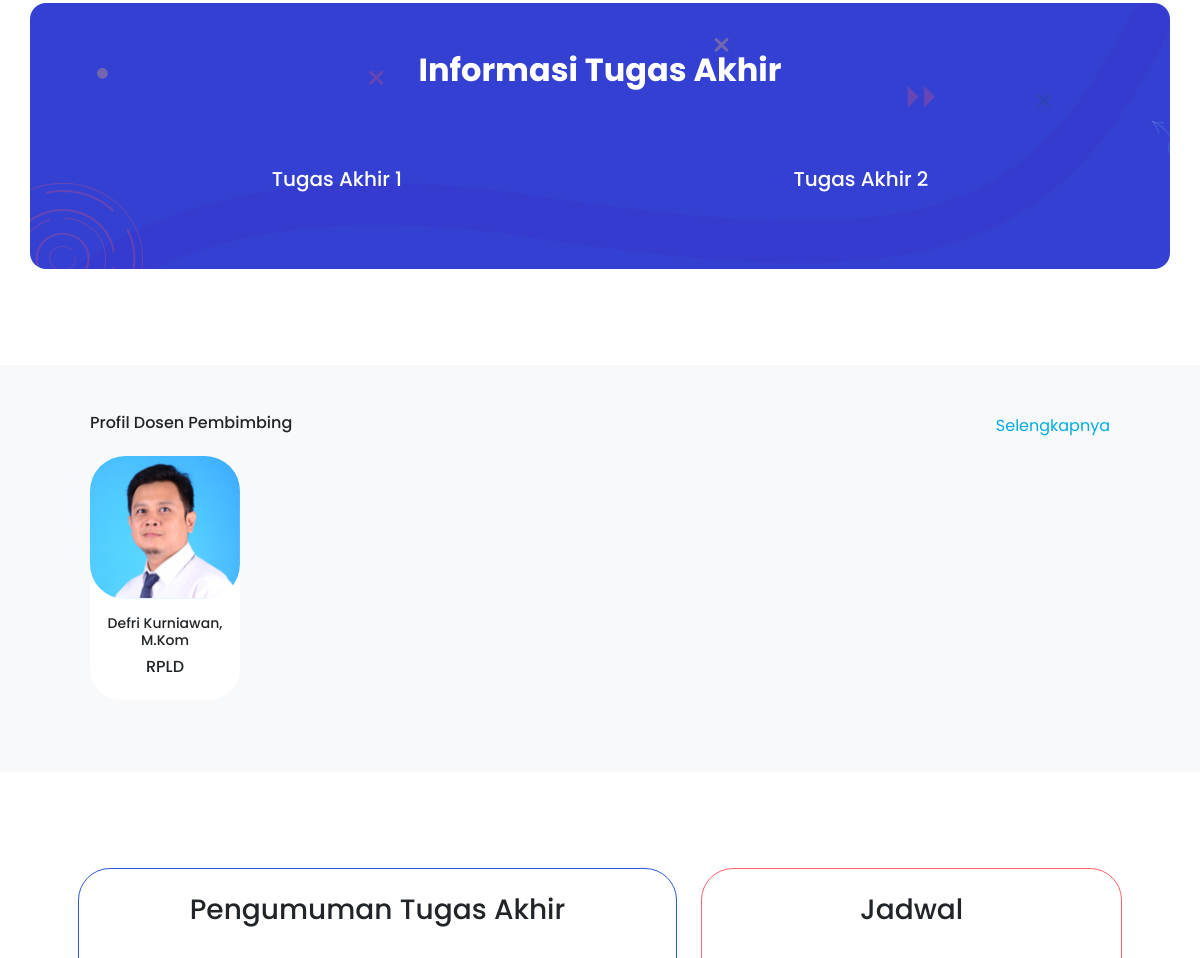
Before: / (middle part) with the older database file.
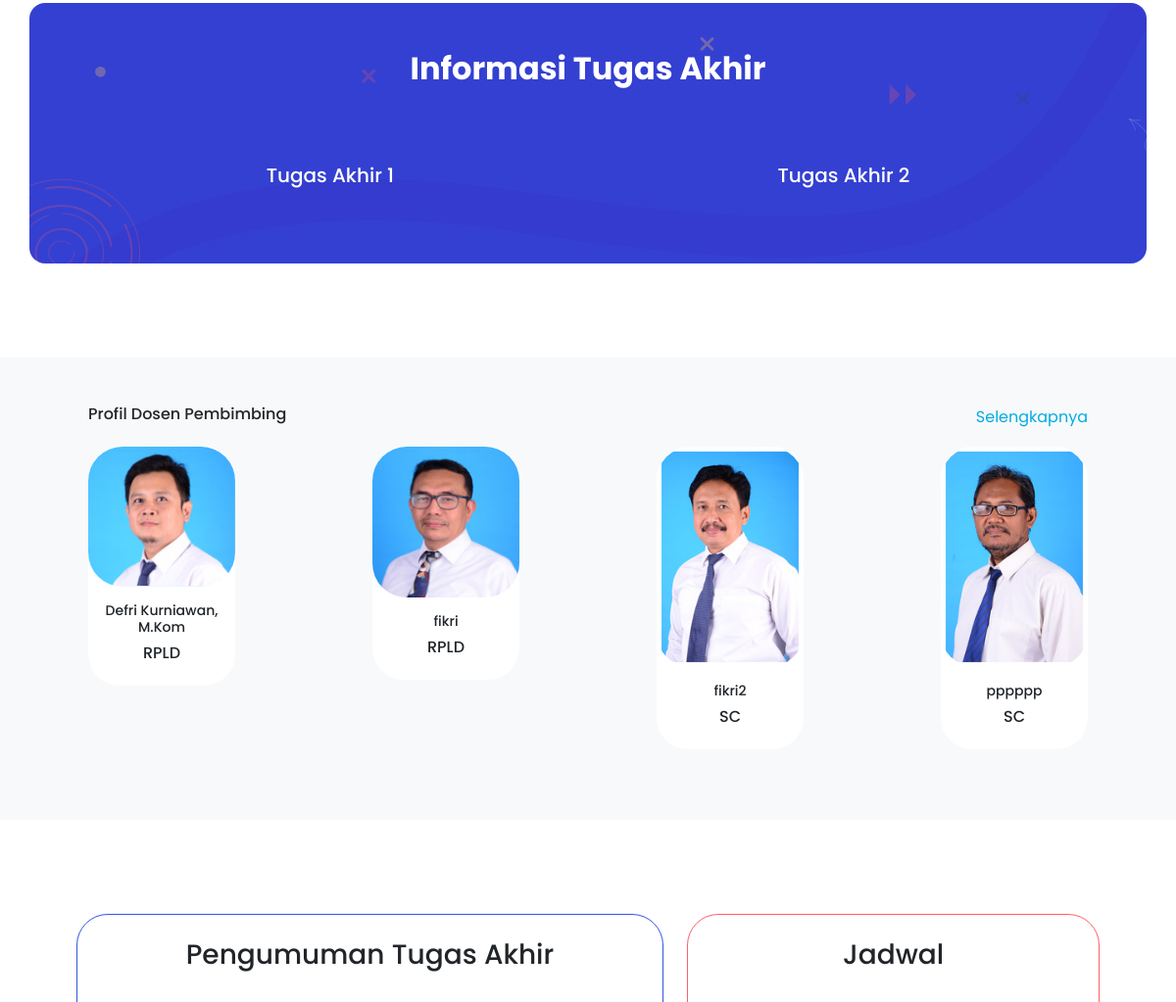
After: the same page with the newer database file.
### tables this page shows
CREATE TABLE `tb_dosbim` (
  `id` int(11) NOT NULL,
  `npp` varchar(128) NOT NULL,
  `nama` varchar(128) NOT NULL,
  `bidang` varchar(128) NOT NULL,
  `gambar` varchar(128) NOT NULL
);

### application/controllers/Dashboard.php (called while the page is built, shortened)
<?php
class Dashboard extends CI_Controller
{
    public function index()
    {
        $data['dosbim'] = $this->model_dosbim->getDosbim();
        $this->load->view('layout/front-header');
        $this->load->view('layout/front-navbar');
        $this->load->view('front-end/index', $data);
        $this->load->view('layout/front-footer');
    }
}

### index.php (called while the page is built, shortened)
<?php
require_once BASEPATH.'core/CodeIgniter.php';

### application/models/model_dosbim.php (called while the page is built, shortened)
<?php
class model_dosbim extends CI_Model
{
    public function getDosbim()
    {
        $query = $this->db->get('tb_dosbim');
        return $query->result();
    }
}

### application/views/front-end/index.php (the view, shortened to what this page needs)
<section class="py-5">
    <div class="container px-5 rounded-4" style="background-image: url('<?php echo base_url() ?>assets/front-end/assets/images/info.svg'); background-size: cover;" data-aos="fade-up" data-aos-duration="2000" data-aos-delay="100">
        <div class="row ">
            <div class="col-lg-12 ">
                <div class="text-center my-5">
                    <h2 class="display-7 fw-bolder mb-5 "><span class="text-white d-inline ">Informasi Tugas
                            Akhir</span></h2>
                    <div class="d-flex justify-content-center fs-5 gap-1 ">
                        <h3 class="paragraf1"><a href="<?php echo base_url('dashboard/info_ta1') ?>" class="text-white text-decoration-none"> Tugas Akhir 1</a></h3>
                        <h3 class="paragraf1"><a href="<?php echo base_url('dashboard/info_ta2') ?>" class="text-white text-decoration-none"> Tugas Akhir 2</a></h3>
                    </div>
                </div>
            </div>
        </div>
    </div>
</section>
<section class="bg-light py-5 my-5">
    <div class="container px-5 ">
        <div class="container ">
            <div class="row mb-2">
                <div class="col-6 " data-aos="fade-right" data-aos-duration="2000">
                    <h5 class="txt-profil">Profil Dosen Pembimbing</h5>
                </div>
                <div class="col-6 text-end " data-aos="fade-left" data-aos-duration="2000">
                    <a href="<?php echo base_url('dashboard/dosbim') ?>" class="text-gradient text-decoration-none text-judul">Selengkapnya</a>
                </div>
            </div>
        </div>
        <div class="row gx-5">
            <div class="col-lg-12 col-md-12">
                <div class="text-center my-2 ">
                    <div class="container ">
                        <div class="row justify-content-between">
                            <?php $count = 0;
                            foreach ($dosbim as $dsn) : ?>
                                <?php if ($count < 5) : ?>
                                    <div class="col-lg-2 col-md-6 col-sm-4 mb-3 " data-aos="fade-up" data-aos-duration="2000">
                                        <div class="card rounded-5 border-0">
                                            <img src="<?php echo base_url('uploads/' . $dsn->gambar); ?>" class="card-img-top card2" alt="Profile Picture 1" style="border-radius: 35px;">
                                            <div class="card-body ">
                                                <h5 class="card-title small">
                                                    <?php echo $dsn->nama; ?>
                                                </h5>
                                                <h6 class="card-title card-sub-title">
                                                    <?php echo $dsn->bidang; ?>
                                                </h6>
                                            </div>
                                        </div>
                                    </div>
                                <?php endif; ?>
                                <?php $count++; ?>
                            <?php endforeach; ?>
                        </div>
                    </div>
                </div>
            </div>
        </div>
    </div>
</section>
<section class="py-5 my-5">
    <div class="container px-5">
        <div class="row d-flex justify-content-center">
            <div class="col-lg-7 col-md-8 col-sm-6 text-center" data-aos="fade-right" data-aos-duration="2000">
                <div class="card rounded-5" style="border-color:#3257dc;">
                    <div class="container">
                        <div class="row">
                            <div class="col-lg-12 text-center my-4">
                                <h3>Pengumuman Tugas Akhir</h3>
                            </div>
                        </div>
                    </div>
                </div>
            </div>
            <div class="col-lg-5 col-md-4 col-sm-6 text-center" data-aos="fade-left" data-aos-duration="2000">
                <div class="card rounded-5" style="border-color:#FF5F6D;">
                    <div class="container">
                        <div class="row">
                            <div class="col-lg-12 text-center my-4">
                                <h3>Jadwal</h3>
                            </div>
                        </div>
                    </div>
                </div>
            </div>
        </div>
    </div>
</section>

Changed rows visible on the page:
added tb_dosbim: gambar (picture), nama "fikri", bidang "RPLD"
added tb_dosbim: gambar (picture), nama "fikri2", bidang "SC"
added tb_dosbim: gambar (picture), nama "pppppp", bidang "SC"
